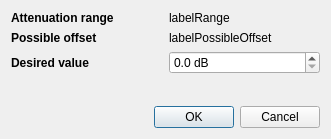
<?xml version="1.0" encoding="UTF-8"?>
<ui version="4.0">
 <class>ToolChangeAttenuation_gui</class>
 <widget class="QWidget" name="ToolChangeAttenuation_gui">
  <property name="geometry">
   <rect>
    <x>0</x>
    <y>0</y>
    <width>331</width>
    <height>139</height>
   </rect>
  </property>
  <property name="windowTitle">
   <string notr="true">Form</string>
  </property>
  <layout class="QGridLayout" name="gridLayout">
   <item row="1" column="1">
    <widget class="QLabel" name="labelPossibleOffset">
     <property name="font">
      <font>
       <weight>50</weight>
       <bold>false</bold>
      </font>
     </property>
     <property name="text">
      <string notr="true">labelPossibleOffset</string>
     </property>
    </widget>
   </item>
   <item row="2" column="0">
    <widget class="QLabel" name="label_2">
     <property name="font">
      <font>
       <weight>75</weight>
       <bold>true</bold>
      </font>
     </property>
     <property name="text">
      <string>Desired value</string>
     </property>
    </widget>
   </item>
   <item row="0" column="1">
    <widget class="QLabel" name="labelRange">
     <property name="font">
      <font>
       <weight>50</weight>
       <bold>false</bold>
      </font>
     </property>
     <property name="text">
      <string notr="true">labelRange</string>
     </property>
    </widget>
   </item>
   <item row="1" column="0">
    <widget class="QLabel" name="label_4">
     <property name="font">
      <font>
       <weight>75</weight>
       <bold>true</bold>
      </font>
     </property>
     <property name="text">
      <string>Possible offset</string>
     </property>
    </widget>
   </item>
   <item row="0" column="0">
    <widget class="QLabel" name="label">
     <property name="font">
      <font>
       <weight>75</weight>
       <bold>true</bold>
      </font>
     </property>
     <property name="text">
      <string>Attenuation range</string>
     </property>
    </widget>
   </item>
   <item row="2" column="1">
    <widget class="QDoubleSpinBox" name="doubleSpinValue">
     <property name="font">
      <font>
       <weight>50</weight>
       <bold>false</bold>
      </font>
     </property>
     <property name="suffix">
      <string> dB</string>
     </property>
     <property name="decimals">
      <number>1</number>
     </property>
    </widget>
   </item>
   <item row="3" column="1">
    <spacer name="verticalSpacer">
     <property name="orientation">
      <enum>Qt::Vertical</enum>
     </property>
     <property name="sizeHint" stdset="0">
      <size>
       <width>20</width>
       <height>40</height>
      </size>
     </property>
    </spacer>
   </item>
   <item row="4" column="0" colspan="2">
    <widget class="QDialogButtonBox" name="buttonBox">
     <property name="orientation">
      <enum>Qt::Horizontal</enum>
     </property>
     <property name="standardButtons">
      <set>QDialogButtonBox::Cancel|QDialogButtonBox::Ok</set>
     </property>
    </widget>
   </item>
  </layout>
 </widget>
 <resources/>
 <connections/>
</ui>
